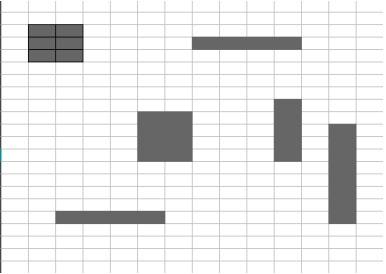
#> input picture Tareas/imagenIslas.png, 386 x 274 px, found by its file name
$ jupyter execute --allow-errors Tarea_4_Islas.ipynb
#> lines starting #> are read from the running program, lines starting #| are printed output that depends on the picture; after the words box and inside, x2 and y2 are one past the last pixel; in counts of white or black regions, pixels touching at a corner belong together; long printed decimals are rounded
#> further down, image is the input picture: shape (274, 386, 3); mean B, G, R 231.5, 231.5, 231.4
## Tarea 4 - Introspección | Detección de elementos (Islas)
    Ensayo | Solucion de Ángel Arreola


Como primera instancia para la resolución de un problema, se necesita saber el planteamiento del mismo. El problema asignado para este miniensayo consiste en la detección de elementos o "islas", las cuales debemos poder identificar usando algún algoritmo que nos permita explorar todo el contenido de una imagen y realizar alguna operación a la misma para poder identificar los objetos que necesitemos o sean de nuestro interés.

Se nos dio la siguiente imagen a trabajar. En ella, se encuentran 6 islas color gris que se deben identificar y apuntar a las coordenadas de su centro para indicarlas en el resultado. Desde este planteamiento, ya podemos destacar varias consideraciones y estrategias a seguir para la resolución del problema.

Entonces, como punto de partida, el desafío consiste en detectar islas de color gris dentro de una imagen dada y señalar las coordenadas de sus centros. Este problema implica dos tareas principales: la identificación de los objetos (islas) y la determinación de sus centros. Se debe tener en cuenta las limitaciones en términos de tamaño de imagen para optimizar el uso de recursos computacionales, y considerar la presencia de divisiones internas en las islas, lo cual añade complejidad al proceso de detección.

#### Estrategia de Solución
Como primera consideración, debemos ser conscientes de que la imagen que le pasemos a nuestro programa como entrada no debe tener unas dimensiones exageradas, ya que le costará demasiados recursos a nuestro equipo de cómputo el poder procesar tantos datos. También debemos tomar en cuenta que existe una isla en particular la cual tiene divisiones dentro de ella, lo cual es importantísimo a considerar debido a la naturaleza de la solución que se nos pide, la cual es identificar un objeto el cual deberá estar delimitado por algo, ese algo serán sus bordes y el objeto mencionado cumple con la característica de que tiene bordes que dividen su interior, por lo cual debemos desarrollar un algoritmo que se adecúe a esto.

Un primer desarrollo de estrategia para solucionar el problema se dio gracias a lo aprendido en clase, cada píxel cuenta con un color y píxeles vecinos, con esto tomado en cuenta podemos decir que el algoritmo debe seguir con un procedimiento como el siguiente:

- Recorrer todos los píxeles de la imagen.

- Cuando detecte que un píxel cumple con el color buscado, deberá iniciar una búsqueda de Área Conectada o como se vio en clase, detección de isla.

- Una vez que termine el proceso de Área Conectada, procedemos a buscar el centro del objeto, esto usando todas las coordenadas del objeto detectado.

- Se sigue recorriendo toda la imagen siguiendo este proceso hasta que al final solo tenemos como resultado las coordenadas del centro de cada objeto detectado.

#### Primer Intento usando OpenCV y Algoritmo Iterativo para la detección de las islas.

[cell 1]
import cv2
import numpy as np

def flood_fill(image, seed_point, replacement_color):
    """
    Realiza la búsqueda en área conectada (flood fill) desde un punto semilla.
    """
    # Obtener las dimensiones de la imagen
    rows, cols = image.shape[:2]
    # Crear una imagen binaria para marcar los píxeles visitados
    visited = np.zeros((rows, cols), dtype=np.uint8)
    # Lista para mantener la cuenta de los píxeles del objeto actual
    object_pixels = []
    # Cola para los píxeles a explorar
    queue = [seed_point]

    # Mientras haya píxeles para explorar en la cola
    while queue:
        # Sacar el próximo píxel de la cola
        x, y = queue.pop(0)
        # Si el píxel ya ha sido visitado o no es del color de reemplazo, continúa
        if visited[y, x] == 1 or not np.array_equal(image[y, x], replacement_color):
            continue

        # Marcar el píxel como visitado
        visited[y, x] = 1
        # Agregar el píxel a la lista de píxeles del objeto
        object_pixels.append((x, y))

        # Agregar píxeles vecinos a la cola si están dentro de los límites de la imagen
        if x > 0: queue.append((x-1, y))  # Izquierda
        if x < cols - 1: queue.append((x+1, y))  # Derecha
        if y > 0: queue.append((x, y-1))  # Arriba
        if y < rows - 1: queue.append((x, y+1))  # Abajo

    return object_pixels

def find_objects(image, target_color):
    # Convertir la imagen a escala de grises
    grey_image = cv2.cvtColor(image, cv2.COLOR_BGR2GRAY)
    # Convertir el color objetivo a escala de grises
    target_grey = cv2.cvtColor(np.uint8([[target_color]]), cv2.COLOR_BGR2GRAY)[0,0]

    rows, cols = grey_image.shape
#> rows = 274; cols = 386
    object_centers = []

    for y in range(rows):
        for x in range(cols):
            # Si el píxel es del color objetivo, realiza una búsqueda en área conectada
            if grey_image[y, x] == target_grey:
                object_pixels = flood_fill(grey_image, (x, y), target_grey)
                # Si encontramos un objeto, calculamos su centroide
                if object_pixels:
                    object_center = np.mean(object_pixels, axis=0)
                    object_centers.append(object_center)
                    # Opcional: marcar los píxeles del objeto como visitados en la imagen principal
                    for pos in object_pixels:
                        grey_image[pos[1], pos[0]] = 0
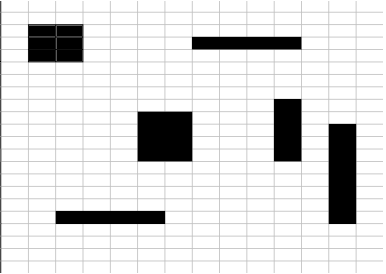
#> grey_image: shape (274, 386); min 0, max 255, mean 220.5
#> after the loop, object_centers = [[41.5, 30.5], [69, 30.5], [246, 42.5], [41.5, 43], [69, 43], [41.5, 55], [69, 55], [0, 61], [287, 129.5], [164.5, 136], [342, 173.5], [110, 217]]

    return object_centers

# El color objetivo en BGR
target_color = [102, 102, 102]

# Cargar la imagen
image_path = 'C:\\Users\\angel\\Desktop\\AI\\Tareas\\imagenIslas.png'
image = cv2.imread(image_path)

# Encontrar los objetos
object_centers = find_objects(image, target_color)

# Mostrar los centros de los objetos
for center in object_centers:
    print(f"Centro del objeto: {center}")
    # Dibujar un círculo en el centro del objeto en la imagen
    cv2.circle(image, center=(int(center[0]), int(center[1])), radius=5, color=(0, 255, 0), thickness=-1)
#> this loop made 12 passes
#| Centro del objeto: [41.5 30.5]
#| Centro del objeto: [69.  30.5]
#| Centro del objeto: [246.   42.5]
#| Centro del objeto: [41.5 43. ]
#| Centro del objeto: [69. 43.]
#| Centro del objeto: [41.5 55. ]
#| Centro del objeto: [69. 55.]
#| Centro del objeto: [ 0. 61.]
#> (further printed lines are left out)
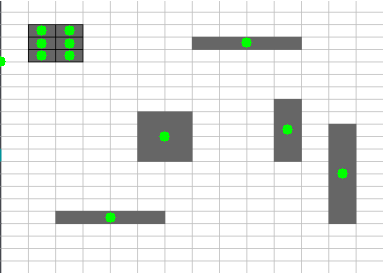
#> image: shape (274, 386, 3); 0.89% of pixels changed, all inside (x1, y1, x2, y2) = (0, 25, 348, 223)

# Mostrar la imagen resultante
cv2.imshow('Objetos Detectados', image)
cv2.waitKey(0)
cv2.destroyAllWindows()

#### Análisis del Código Desarrollado
El código presentado utiliza la biblioteca OpenCV y NumPy para el procesamiento de imágenes. Se desarrollan dos funciones principales: flood_fill y find_objects.

##### Función flood_fill

Esta función implementa la técnica de Flood Fill para identificar áreas conectadas de un color específico. Se inicia desde un punto semilla y se expande a los píxeles vecinos hasta cubrir toda el área conectada del objeto. Se mantiene un registro de los píxeles visitados para evitar repeticiones.

##### Función find_objects

Esta función convierte la imagen a escala de grises y luego aplica flood_fill a cada píxel que coincida con el color objetivo. Al finalizar, calcula y devuelve los centros de los objetos detectados.

#### Retroalimentacion del primer algoritmo desarrollado
El codigo anterior funciono pero tiene algunas complicaciones al momento de detectar los objetos ya que se paso por alto la consideracion de los bordes dentro de los objetos, como se muestra en la siguiente imagen, se puede observar que la primera isla a la izquiera superior no esta siendo identificada de manera correcta debido a las divisiones que tiene dentro de esta.

Se identificó un problema con la detección de islas que presentan divisiones internas. Para resolverlo, se introdujo una función adicional is_valid, que permite "saltar" sobre píxeles no objetivo si están rodeados por píxeles del color buscado. Esta mejora permite una detección más precisa de objetos con características internas complejas.

[cell 2]
import cv2
import numpy as np

def is_valid(image, x, y, target_grey, visited):
    rows, cols = image.shape[:2]
    if x < 0 or x >= cols or y < 0 or y >= rows:
        return False
    if visited[y, x]:
        return False
    # Comprobar si el píxel actual es del color objetivo o si está rodeado de píxeles del color objetivo
    if image[y, x] == target_grey:
        return True
    # Permitir "saltar" sobre píxeles oscuros si están rodeados por el color objetivo
    for dx, dy in [(-1, 0), (1, 0), (0, -1), (0, 1)]:
        nx, ny = x + dx, y + dy
        if 0 <= nx < cols and 0 <= ny < rows and image[ny, nx] == target_grey:
            return True
    return False

def flood_fill(image, seed_point, target_grey, visited):
    rows, cols = image.shape[:2]
    object_pixels = []
    queue = [seed_point]

    while queue:
        x, y = queue.pop(0)
        if not is_valid(image, x, y, target_grey, visited):
            continue

        visited[y, x] = True
        object_pixels.append((x, y))

        # Agregar vecinos a la cola
        for dx, dy in [(-1, 0), (1, 0), (0, -1), (0, 1)]:
            nx, ny = x + dx, y + dy
            if is_valid(image, nx, ny, target_grey, visited):
                queue.append((nx, ny))

    return object_pixels

def find_objects(image, target_color):
    grey_image = cv2.cvtColor(image, cv2.COLOR_BGR2GRAY)
    target_grey = cv2.cvtColor(np.uint8([[target_color]]), cv2.COLOR_BGR2GRAY)[0][0]
#> target_grey = 102

    rows, cols = grey_image.shape
#> rows = 274; cols = 386
    visited = np.zeros((rows, cols), dtype=bool)
    object_centers = []

    for y in range(rows):
        for x in range(cols):
            if grey_image[y, x] == target_grey and not visited[y, x]:
                object_pixels = flood_fill(grey_image, (x, y), target_grey, visited)
                if object_pixels:
                    object_center = np.mean(object_pixels, axis=0)
                    object_centers.append(object_center)

    return object_centers

# El color objetivo en BGR
target_color = [102, 102, 102]

# Cargar la imagen
image_path = 'C:\\Users\\angel\\Desktop\\AI\\Tareas\\imagenIslas.png'
image = cv2.imread(image_path)

# Encontrar los objetos
object_centers = find_objects(image, target_color)

# Mostrar los centros de los objetos
for center in object_centers:
    print(f"Centro del objeto: {center}")
    cv2.circle(image, center=(int(center[0]), int(center[1])), radius=5, color=(0, 255, 0), thickness=-1)
#> this loop made 7 passes
#| Centro del objeto: [54.998 43.014]
#| Centro del objeto: [246.   42.5]
#| Centro del objeto: [ 0.25 61.  ]
#| Centro del objeto: [287.  129.5]
#| Centro del objeto: [164.5 136. ]
#| Centro del objeto: [342.  173.5]
#| Centro del objeto: [110. 217.]
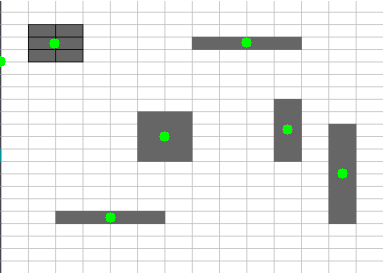
#> image: shape (274, 386, 3); 0.5% of pixels changed, all inside (x1, y1, x2, y2) = (0, 37, 348, 223)

# Guardar y mostrar la imagen resultante
output_image_path = 'C:\\Users\\angel\\Desktop\\AI\\Tareas\\detected_objects.png'
cv2.imwrite(output_image_path, image)

# Mostrar la imagen resultante
cv2.imshow('Objetos Detectados', image)
cv2.waitKey(0)
cv2.destroyAllWindows()

#### Resultado obtenido

Como resultado del programa desarrollado, ahora si que pudimos detectar los objetos de manera adecuada, imprimiendo el valor de las coordenadas de su centro y aprendiendo el como funcionan este tipo de algoritmos.

Con las mejoras implementadas, el algoritmo es capaz de identificar correctamente todas las islas en la imagen, incluyendo aquellas con divisiones internas. Este ejercicio demuestra la importancia de un enfoque adaptable y reflexivo en la solución de problemas de visión por computadora, especialmente en situaciones donde los objetos a detectar presentan características internas variables. El aprendizaje obtenido de este ejercicio enfatiza la necesidad de una comprensión profunda de las características de la imagen y de los algoritmos involucrados en su procesamiento.

#### Implementacion de la version recursiva

##### Enfoque Recursivo en la Detección de Objetos en Imágenes

El código emplea un enfoque recursivo para identificar objetos en una imagen, basándose en la técnica de Flood Fill. Este método se centra en expandirse desde un píxel inicial, o semilla, a sus píxeles vecinos, agrupando aquellos que cumplen con un criterio específico, como tener el mismo color.

##### Funcionamiento del Flood Fill Recursivo

1. **Inicio desde un Píxel Semilla:**
La función 'flood_fill_recursive' comienza en un píxel semilla, verificando si este debe ser parte del objeto mediante la función 'is_valid'.

2. **Expansión y Llamadas Recursivas:**
Si el píxel es válido, la función se llama a sí misma para cada píxel vecino. Este proceso continúa, agregando píxeles que forman parte del objeto a la lista 'object_pixels'.

3. **Terminación de la Recursión:**
La recursión termina cuando se encuentran píxeles que no cumplen el criterio o ya han sido visitados, evitando repeticiones innecesarias.

##### Consideraciones del Enfoque Recursivo

- **Limitaciones de Profundidad:**
Python tiene un límite en la profundidad de las llamadas recursivas, lo que puede ser problemático para imágenes grandes.

- **Eficiencia:**
Aunque la recursividad ofrece claridad, puede ser menos eficiente en términos de rendimiento y uso de memoria que los métodos iterativos.

##### Conclusión
El uso de la recursividad en la detección de objetos en imágenes, a través de una adaptación del Flood Fill, muestra cómo se pueden aplicar conceptos fundamentales de la ciencia de la computación en el procesamiento de imágenes. A pesar de sus desafíos prácticos, este enfoque destaca por su claridad y simplicidad, ofreciendo una perspectiva única en el tratamiento de imágenes digitales.

[cell 3]
import cv2
import numpy as np

def is_valid(image, x, y, target_grey, visited):
    rows, cols = image.shape[:2]
    if x < 0 or x >= cols or y < 0 or y >= rows:
        return False
    if visited[y, x]:
        return False
    if image[y, x] == target_grey:
        return True
    for dx, dy in [(-1, 0), (1, 0), (0, -1), (0, 1)]:
        nx, ny = x + dx, y + dy
        if 0 <= nx < cols and 0 <= ny < rows and image[ny, nx] == target_grey:
            return True
    return False

def flood_fill_recursive(image, x, y, target_grey, visited, object_pixels):
    if not is_valid(image, x, y, target_grey, visited):
        return
    visited[y, x] = True
    object_pixels.append((x, y))
    for dx, dy in [(-1, 0), (1, 0), (0, -1), (0, 1)]:
        nx, ny = x + dx, y + dy
        flood_fill_recursive(image, nx, ny, target_grey, visited, object_pixels)

def find_objects(image, target_color):
    grey_image = cv2.cvtColor(image, cv2.COLOR_BGR2GRAY)
    target_grey = cv2.cvtColor(np.uint8([[target_color]]), cv2.COLOR_BGR2GRAY)[0][0]

    rows, cols = grey_image.shape
    visited = np.zeros((rows, cols), dtype=bool)
    object_centers = []

    for y in range(rows):
        for x in range(cols):
            if grey_image[y, x] == target_grey and not visited[y, x]:
                object_pixels = []
                flood_fill_recursive(grey_image, x, y, target_grey, visited, object_pixels)
                if object_pixels:
                    object_center = np.mean(object_pixels, axis=0)
                    object_centers.append(object_center)

    return object_centers

# El color objetivo en BGR
target_color = [102, 102, 102]

# Cargar la imagen
image_path = 'C:\\Users\\angel\\Desktop\\AI\\Tareas\\imagenIslas.png'
image = cv2.imread(image_path)

# Encontrar los objetos
#> (the rest of this cell did not finish here and is left out)
